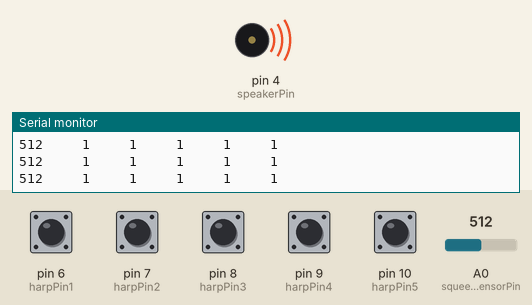
A sketch run on a simulated Arduino Uno, built with avr-gcc and run on an emulated ATmega328P. Shown: buzzer (waves = sounding), the last lines printed to the serial monitor. Inputs (shaded band) come from the test bench; at power-on: pin 6 (harpPin1), pin 7 (harpPin2), pin 8 (harpPin3), pin 9 (harpPin4), pin 10 (harpPin5) HIGH, A0 (squeezeSensorPin) = 512.

Above: at 1.2 s.
1.3 s: A0 (squeezeSensorPin) set to 360
At 2.1 s:
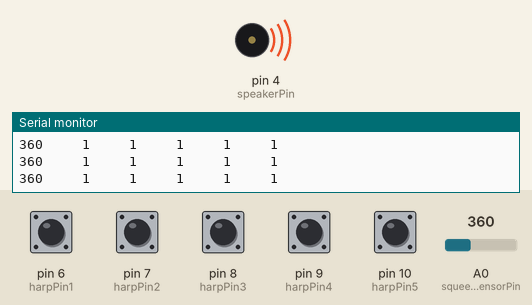
4.3 s: A0 (squeezeSensorPin) set to 335
At 5.0 s:
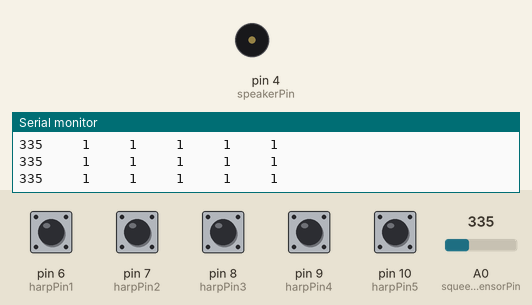
5.8 s: A0 (squeezeSensorPin) set to 511
At 7.2 s:
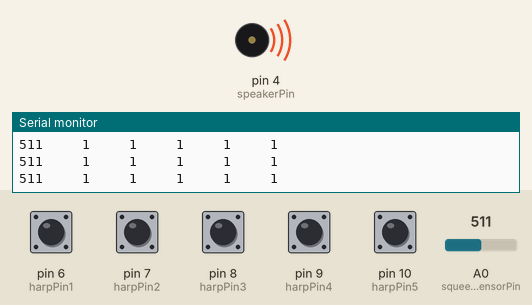
8.8 s: A0 (squeezeSensorPin) set to 340
At 10.2 s:
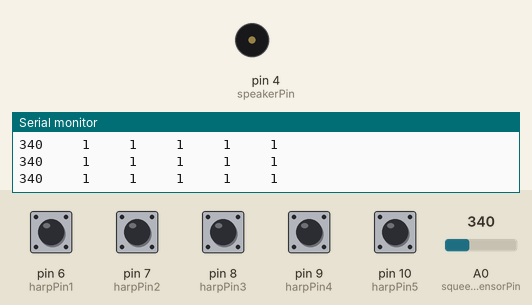
Timing chart, 0 to 11.8 s (numbered marks = the images above; inputs shaded):
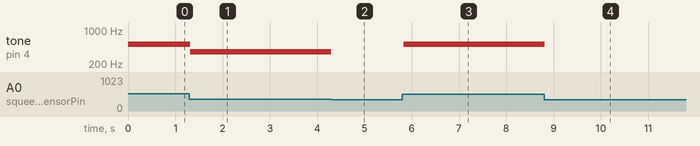

The sketch:

bra_sound.ino
```cpp
// code for balloon sensor made at F-A-S-T workshop in dresden

int harpPin1 = 6;
int harpPin2 = 7;
int harpPin3 = 8;
int harpPin4 = 9;
int harpPin5 = 10;
int squeezeSensorPin = A0;
int squeezeThreshold = 350;
int speakerPin = 4;


void setup() {
  Serial.begin(9600);
  pinMode(harpPin1, INPUT_PULLUP);
  pinMode(harpPin2, INPUT_PULLUP);
  pinMode(harpPin3, INPUT_PULLUP);
  pinMode(harpPin4, INPUT_PULLUP);
  pinMode(harpPin5, INPUT_PULLUP);
  pinMode(squeezeSensorPin, INPUT);
  pinMode(speakerPin, OUTPUT);
}

void loop() {
  ////// HARP /////
  int harpValue1 = digitalRead(harpPin1);
  int harpValue2 = digitalRead(harpPin2);
  int harpValue3 = digitalRead(harpPin3);
  int harpValue4 = digitalRead(harpPin4);
  int harpValue5 = digitalRead(harpPin5);

  ///// SQUEEZE /////
  int squeezeValue = analogRead(squeezeSensorPin);

  ///// TONE /////
  if (squeezeValue > squeezeThreshold) tone(speakerPin, squeezeValue);
  else if(harpValue1 == 0) tone(speakerPin, 1000);
  else if(harpValue2 == 0) tone(speakerPin, 2000);
  else if(harpValue3 == 0) tone(speakerPin, 3000);
  else if(harpValue4 == 0) tone(speakerPin, 4000);
  else if(harpValue5 == 0) tone(speakerPin, 5000);
  else noTone(speakerPin);

  ///// SERIAL /////
  Serial.print(squeezeValue);
  Serial.print("     ");
  Serial.print(harpValue1);
  Serial.print("     ");
  Serial.print(harpValue2);
  Serial.print("     ");
  Serial.print(harpValue3);
  Serial.print("     ");
  Serial.print(harpValue4);
  Serial.print("     ");
  Serial.println(harpValue5);
}
```

Measured:
- the behaviour switches between 351 and 350 on A0 (squeezeSensorPin) (found by bisection; images 1 and 2)
- after the input at 1.3 s, tone on pin 4 (speakerPin): 512 Hz → 360 Hz at once
- after the input at 4.3 s, tone on pin 4 (speakerPin): 360 Hz → silent at once
- after the input at 5.8 s, tone on pin 4 (speakerPin): silent → 511 Hz at once
- after the input at 8.8 s, tone on pin 4 (speakerPin): 511 Hz → silent at once
